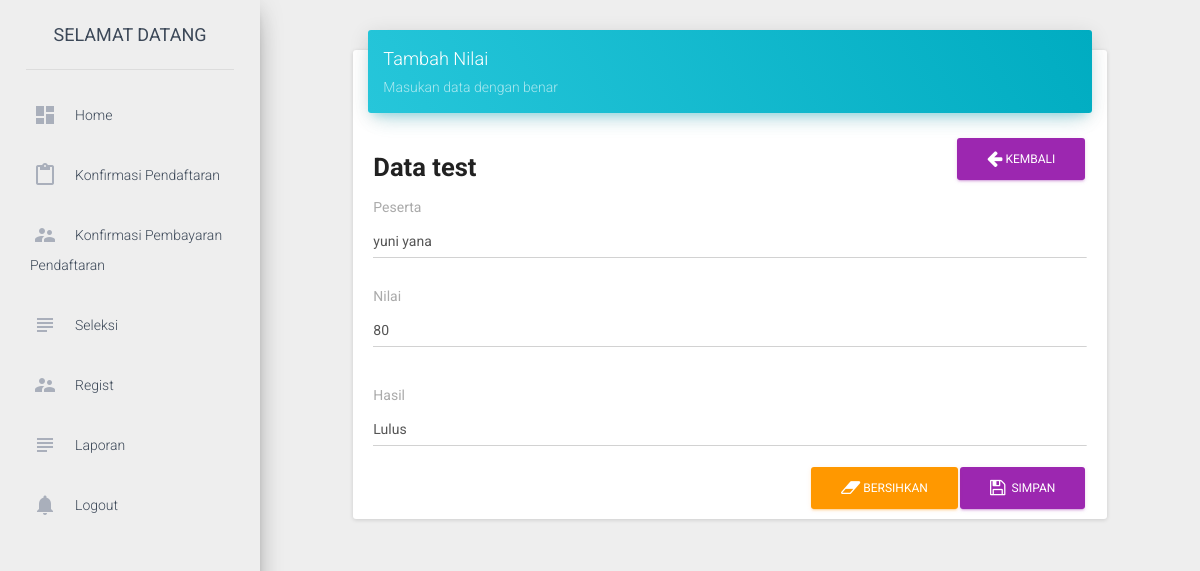
Screenshot of /dashboard/index.php?page=29&Id_test=7 (signed in) with the database file from the repository.
### tables this page shows
CREATE TABLE IF NOT EXISTS `tb_seleksi` (
  `Id_test` int(11) NOT NULL AUTO_INCREMENT,
  `id_user` int(11) NOT NULL,
  `nilai` int(11) NOT NULL,
  `hasil` varchar(10) NOT NULL,
  `tgl` date NOT NULL,
  PRIMARY KEY (`Id_test`)
);

CREATE TABLE IF NOT EXISTS `pendaftaran` (
  `Id` int(11) NOT NULL AUTO_INCREMENT,
  `nama` varchar(100) DEFAULT NULL,
  `nama_panggilan` varchar(50) DEFAULT NULL,
  `tempat_lahir` varchar(50) DEFAULT NULL,
  `tanggal_lahir` date DEFAULT NULL,
  `jenis_kelamin` char(1) DEFAULT NULL,
  `anak_ke` int(11) DEFAULT NULL,
  `jumlah_saudara` int(11) DEFAULT NULL,
  `di_jakarta_ikut` varchar(100) DEFAULT NULL,
  `nama_ayah` varchar(255) DEFAULT NULL,
  `tempat_lahir_ayah` varchar(255) DEFAULT NULL,
  `tanggal_lahir_ayah` date DEFAULT NULL,
  `pendidikan_terakhir_ayah` varchar(50) DEFAULT NULL,
  `pekerjaan_ayah` varchar(255) DEFAULT NULL,
  `agama_ayah` varchar(255) DEFAULT NULL,
  `nama_ibu` varchar(255) DEFAULT NULL,
  `tempat_lahir_ibu` varchar(255) DEFAULT NULL,
  `tanggal_lahir_ibu` date DEFAULT NULL,
  `pendidikan_terakhir_ibu` varchar(255) DEFAULT NULL,
  `pekerjaan_ibu` varchar(255) DEFAULT NULL,
  `agama_ibu` varchar(255) DEFAULT NULL,
  `telp` varchar(255) DEFAULT NULL,
  `upload_akte` varchar(255) DEFAULT NULL,
  `upload_kartu_keluarga` varchar(255) DEFAULT NULL,
  `foto_anak` varchar(255) DEFAULT NULL,
  `foto_keluarga` varchar(255) DEFAULT NULL,
  PRIMARY KEY (`Id`)
);

### dashboard/include/ubah_nilai.php (the view, shortened to what this page needs)
<?php
$Id_test = $_GET['Id_test'];
$query 		=	"select tb_seleksi.Id_test,nilai,hasil,nama,tgl from tb_seleksi inner join pendaftaran on tb_seleksi.id_user=pendaftaran.Id where Id_test=$Id_test ";
$exec  		= 	mysqli_query($conn, $query);
if ($exec) {
	$data 	= mysqli_fetch_array($exec);
}else{
	echo mysqli_error($conn);
}
?>
<div class="row">
    <div class="col-sm-12 col-md-8 col-lg-10 col-lg-offset-1">
        <div class="card" style="margin-top: 50px">
            <div class="card-header" data-background-color="blue">
                <h4 class="title">Tambah Nilai</h4>
                <p class="category">Masukan data  dengan benar</p>
            </div>
            <div class="card-content">
                <a href="index.php?page=26" class="btn btn-primary btn-md pull-right"><i class="fa fa-arrow-left"></i> Kembali</a>
                <h3 style="overflow: hidden;"><b>Data test</b></h3>
				<form action="" name="hitung" method="post">
				<div class="control-group">
					<label for="kode_mapel_kegiatan">Peserta</label>
					<div class="controls">
			<input type="text" list="id_user" class="form-control"  name='id_user' readonly value="<?php echo $data['nama']?>" class='required'
			>
		</div>
					<div class="form-group floating-label">
						<label for="nilai">Nilai</label>
						<input type="text" class="form-control" name="nilai" value="<?php echo $data['nilai']?>" onFocus="if(this.value=='0')this.value=''" onBlur="if(this.value=='')this.value='0'; return hit();">
					</div>
					<div class="form-group floating-label">
						<label for="hasil">Hasil</label>
						<input type="text" class="form-control" name="hasil"  id="hasil" value="<?php echo $data['hasil']?>" onFocus="if(this.value=='0')this.value=''" onBlur="if(this.value=='')this.value='0'; return hit();">
					</div>
					<button type="submit" name="submit" class="btn btn-primary pull-right"><i class="fa fa-save"></i> &nbsp;Simpan</button>
					<button type="reset" class="btn btn-warning pull-right"><i class="fa fa-eraser"></i> Bersihkan</button>
				</form>
            </div>
        </div>
    </div>
</div>

### rows the page displays
tb_seleksi: id_user "yuni yana", nilai "80", hasil "Lulus"
